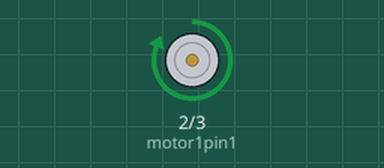
Simulated run of this sketch. Board: Arduino Uno, built with avr-gcc and run on an emulated ATmega328P. Shown: motor-driver pin pairs drawn as motors (green arrow = first pin HIGH = forward, orange = second pin HIGH = backward, longer = more drive).

Above: at 0.5 s.
Timing chart, 0 to 4.6 s (numbered marks = the images above):
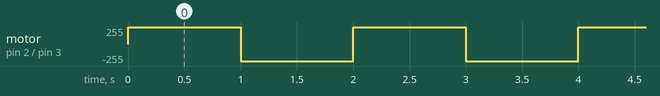

The sketch:

motor.ino
```cpp
int motor1pin1 = 2;
int motor1pin2 = 3;

//int motor2pin1 = 4;
//int motor2pin2 = 5;

void setup() {
  // put your setup code here, to run once:
  pinMode(motor1pin1, OUTPUT);
  pinMode(motor1pin2, OUTPUT);
//  pinMode(motor2pin1, OUTPUT);
//  pinMode(motor2pin2, OUTPUT);
}

void loop() {
  // put your main code here, to run repeatedly:
  digitalWrite(motor1pin1, HIGH);
  digitalWrite(motor1pin2, LOW);

//  digitalWrite(motor2pin1, HIGH);
//  digitalWrite(motor2pin2, LOW);
  delay(1000);

  digitalWrite(motor1pin1, LOW);
  digitalWrite(motor1pin2, HIGH);

//  digitalWrite(motor2pin1, LOW);
//  digitalWrite(motor2pin2, HIGH);
  delay(1000);
}
```

Measured:
- by itself, motor on pin 2 (motor1pin1) / pin 3 (motor1pin2): alternates forward 255/255 for 1.0 s and backward 255/255 for 1.0 s
